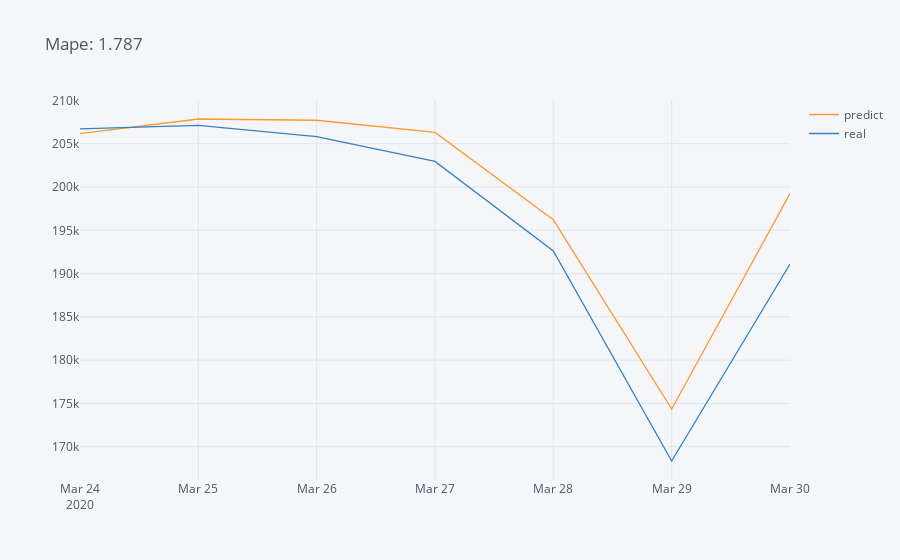

The cell this chart's notebook holds for it:
### Markdown cell above
- para graficar

### Code cell
ai = Mape(*ba[["predict", "real"]].values.T)
ba[["predict", "real"]].iplot(title = f"Mape: {ai:.3f}")

### Figure 1 — Plotly figure (JSON) as saved in the notebook; plotly's stock layout.template omitted (floating-point values rounded to 4 significant figures)
{"data": [{"line": {"color": "rgba(255, 153, 51, 1.0)", "dash": "solid", "shape": "linear", "width": 1.3}, "mode": "lines", "name": "predict", "text": "", "type": "scatter", "x": ["2020-03-24", "2020-03-25", "2020-03-26", "2020-03-27", "2020-03-28", "2020-03-29", "2020-03-30"], "y": [206200.0, 207900.0, 207700.0, 206300.0, 196200.0, 174300.0, 199200.0]}, {"line": {"color": "rgba(55, 128, 191, 1.0)", "dash": "solid", "shape": "linear", "width": 1.3}, "mode": "lines", "name": "real", "text": "", "type": "scatter", "x": ["2020-03-24", "2020-03-25", "2020-03-26", "2020-03-27", "2020-03-28", "2020-03-29", "2020-03-30"], "y": [206700.0, 207100.0, 205800.0, 203000.0, 192600.0, 168300.0, 191100.0]}], "layout": {"legend": {"bgcolor": "#F5F6F9", "font": {"color": "#4D5663"}}, "paper_bgcolor": "#F5F6F9", "plot_bgcolor": "#F5F6F9", "title": {"font": {"color": "#4D5663"}, "text": "Mape: 1.787"}, "xaxis": {"gridcolor": "#E1E5ED", "showgrid": true, "tickfont": {"color": "#4D5663"}, "title": {"font": {"color": "#4D5663"}, "text": ""}, "zerolinecolor": "#E1E5ED"}, "yaxis": {"gridcolor": "#E1E5ED", "showgrid": true, "tickfont": {"color": "#4D5663"}, "title": {"font": {"color": "#4D5663"}, "text": ""}, "zerolinecolor": "#E1E5ED"}}}
